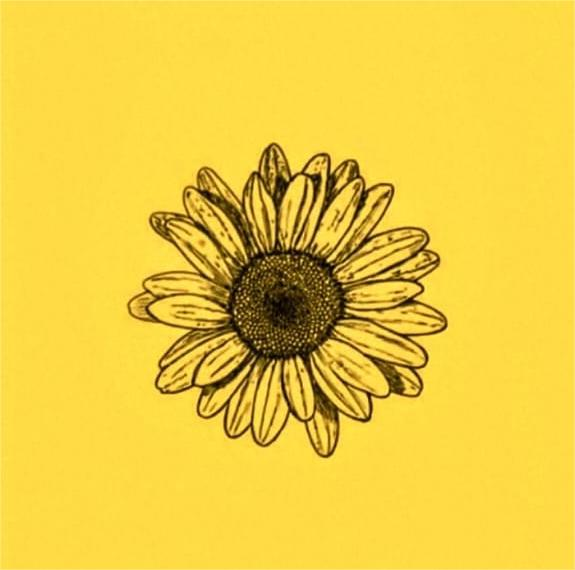
#> input picture original.jpg, 575 x 570 px
$ python task2.py
#> lines starting #> are read from the running program, lines starting #| are printed output that depends on the picture
from PIL import Image

def encrypt_image(input_path, output_path, key):
#> called with input_path = 'original.jpg', output_path = 'encrypted.png', key = 50
    img = Image.open(input_path)
#> img is the input picture: PIL image 575x570 RGB; mean R, G, B 237.5, 203.4, 65.4
    pixels = img.load()

    for i in range(img.size[0]):
        for j in range(img.size[1]):
            r, g, b = pixels[i, j]
            pixels[i, j] = ((r + key) % 256, (g + key) % 256, (b + key) % 256)

    img.save(output_path)
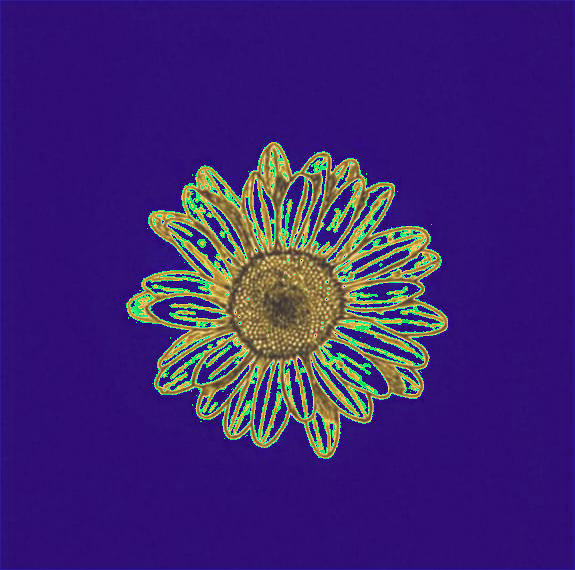
#> saved as encrypted.png: PIL image 575x570 RGB; mean R, G, B 61.9, 35.9, 115.4
    print(f"Image encrypted and saved as {output_path}")

def decrypt_image(input_path, output_path, key):
#> called with input_path = 'encrypted.png', output_path = 'decrypted.png', key = 50
    img = Image.open(input_path)
    pixels = img.load()

    for i in range(img.size[0]):
        for j in range(img.size[1]):
            r, g, b = pixels[i, j]
            pixels[i, j] = ((r - key) % 256, (g - key) % 256, (b - key) % 256)

    img.save(output_path)
    print(f"Image decrypted and saved as {output_path}")

# Example usage:
encrypt_image("original.jpg", "encrypted.png", 50)
decrypt_image("encrypted.png", "decrypted.png", 50)
